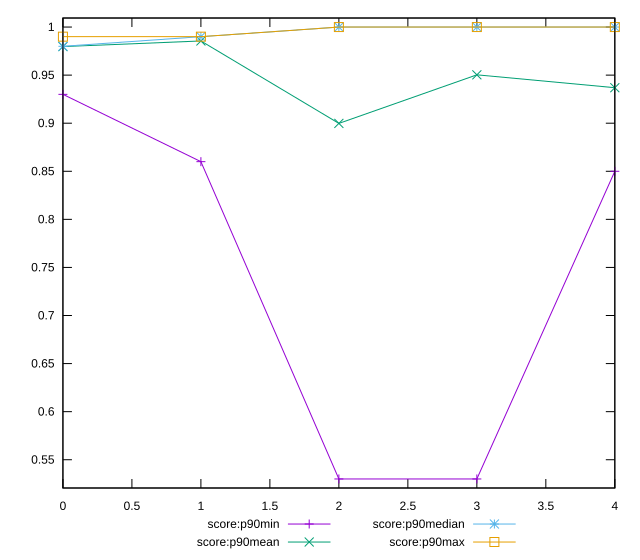

Source code (gnuplot):
reset

$scoreP90Min <<EOF
0 0.93
1 0.86
2 0.53
3 0.53
4 0.85
EOF

$scoreP90Mean <<EOF
0 0.9796808510638295
1 0.985531914893616
2 0.8997872340425531
3 0.9503191489361698
4 0.9369148936170211
EOF

$scoreP90Median <<EOF
0 0.98
1 0.99
2 1
3 1
4 1
EOF

$scoreP90Max <<EOF
0 0.99
1 0.99
2 1
3 1
4 1
EOF

set key outside below
set xrange [0:4]
set yrange [0.5206000000000001:1.0094]
set trange [0.5206000000000001:1.0094]
set terminal svg size 640, 560 enhanced background rgb 'white'
set output "report_00019_2021-02-10T18-14-37.922Z//first-cpu-idle/progression/score.svg"

plot $scoreP90Min title "score:p90min" with linespoints, \
     $scoreP90Mean title "score:p90mean" with linespoints, \
     $scoreP90Median title "score:p90median" with linespoints, \
     $scoreP90Max title "score:p90max" with linespoints

reset
